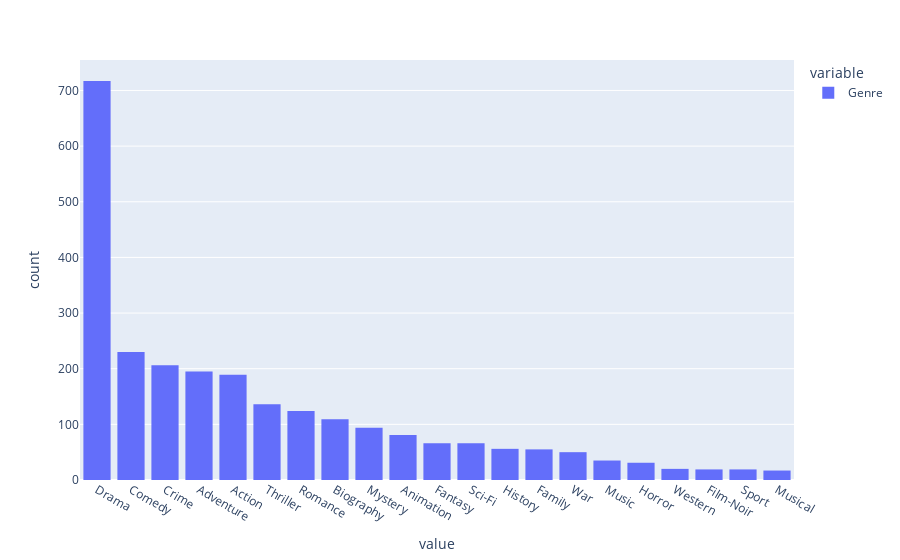

Source (notebook cell):
### Code cell
fig = px.histogram(df_new['Genre'])
fig.update_layout(barmode='stack', xaxis={'categoryorder': 'total descending'})
fig

### Figure 1 — Plotly figure (JSON) as saved in the notebook; plotly's stock layout.template omitted (floating-point values rounded to 4 significant figures; data arrays with more than 128 entries replaced by an {"elided": "..."} marker saying what was removed)
{"data": [{"alignmentgroup": "True", "bingroup": "x", "hovertemplate": "variable=Genre<br>value=%{x}<br>count=%{y}<extra></extra>", "legendgroup": "Genre", "marker": {"color": "#636efa", "pattern": {"shape": ""}}, "name": "Genre", "offsetgroup": "Genre", "orientation": "v", "showlegend": true, "type": "histogram", "x": {"elided": "2515 str values"}, "xaxis": "x", "yaxis": "y"}], "layout": {"barmode": "stack", "legend": {"title": {"text": "variable"}, "tracegroupgap": 0}, "margin": {"t": 60}, "xaxis": {"anchor": "y", "categoryorder": "total descending", "domain": [0, 1], "title": {"text": "value"}}, "yaxis": {"anchor": "x", "domain": [0, 1], "title": {"text": "count"}}}}
